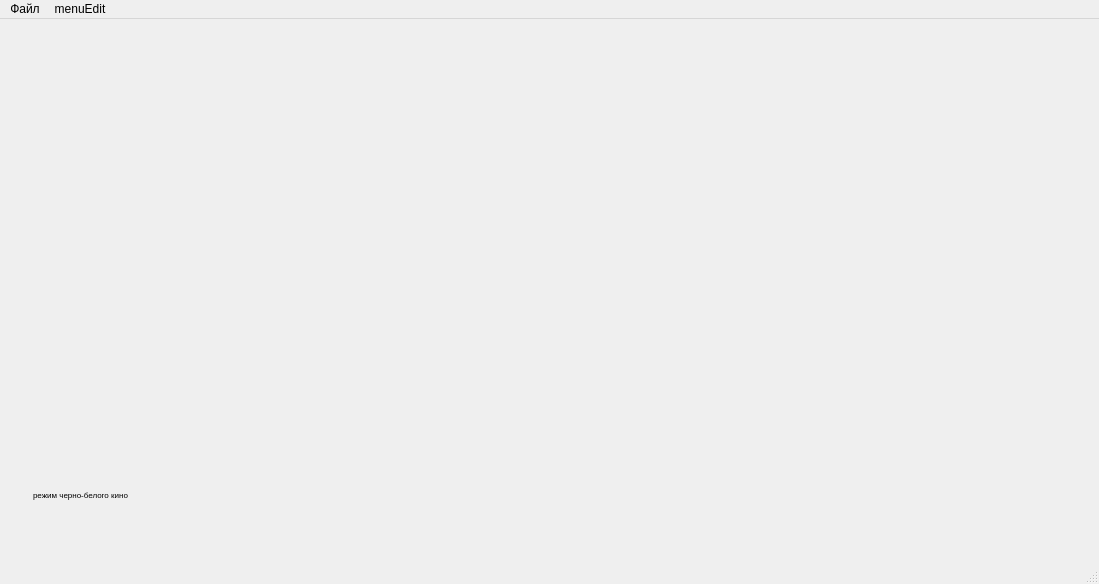
<?xml version="1.0" encoding="UTF-8"?>
<ui version="4.0">
 <class>MainWindow</class>
 <widget class="QMainWindow" name="MainWindow">
  <property name="geometry">
   <rect>
    <x>0</x>
    <y>0</y>
    <width>1099</width>
    <height>584</height>
   </rect>
  </property>
  <property name="windowTitle">
   <string>MainWindow</string>
  </property>
  <widget class="QWidget" name="centralwidget">
   <widget class="QLabel" name="white_phone">
    <property name="geometry">
     <rect>
      <x>10</x>
      <y>10</y>
      <width>141</width>
      <height>481</height>
     </rect>
    </property>
    <property name="text">
     <string/>
    </property>
    <property name="pixmap">
     <pixmap resource="fail.qrc">:/220px-Blank.jpg</pixmap>
    </property>
    <property name="scaledContents">
     <bool>true</bool>
    </property>
   </widget>
   <widget class="QPushButton" name="actionBlack_White_2">
    <property name="enabled">
     <bool>true</bool>
    </property>
    <property name="geometry">
     <rect>
      <x>-20</x>
      <y>460</y>
      <width>201</width>
      <height>31</height>
     </rect>
    </property>
    <property name="font">
     <font>
      <pointsize>6</pointsize>
     </font>
    </property>
    <property name="autoFillBackground">
     <bool>false</bool>
    </property>
    <property name="text">
     <string>режим черно-белого кино</string>
    </property>
    <property name="flat">
     <bool>true</bool>
    </property>
   </widget>
   <widget class="QPushButton" name="actionBrush_Size_2">
    <property name="geometry">
     <rect>
      <x>50</x>
      <y>420</y>
      <width>51</width>
      <height>41</height>
     </rect>
    </property>
    <property name="text">
     <string/>
    </property>
    <property name="flat">
     <bool>true</bool>
    </property>
   </widget>
   <widget class="QLabel" name="label">
    <property name="geometry">
     <rect>
      <x>50</x>
      <y>420</y>
      <width>51</width>
      <height>41</height>
     </rect>
    </property>
    <property name="text">
     <string/>
    </property>
    <property name="pixmap">
     <pixmap resource="fail.qrc">:/103414.png</pixmap>
    </property>
    <property name="scaledContents">
     <bool>true</bool>
    </property>
   </widget>
   <widget class="QPushButton" name="actionColor_2">
    <property name="geometry">
     <rect>
      <x>50</x>
      <y>380</y>
      <width>51</width>
      <height>41</height>
     </rect>
    </property>
    <property name="text">
     <string/>
    </property>
    <property name="flat">
     <bool>true</bool>
    </property>
   </widget>
   <widget class="QPushButton" name="actionFill_2">
    <property name="geometry">
     <rect>
      <x>50</x>
      <y>310</y>
      <width>51</width>
      <height>41</height>
     </rect>
    </property>
    <property name="text">
     <string/>
    </property>
    <property name="flat">
     <bool>true</bool>
    </property>
   </widget>
   <widget class="QPushButton" name="actionHand_Mode_2">
    <property name="geometry">
     <rect>
      <x>50</x>
      <y>260</y>
      <width>51</width>
      <height>41</height>
     </rect>
    </property>
    <property name="text">
     <string/>
    </property>
    <property name="flat">
     <bool>true</bool>
    </property>
   </widget>
   <widget class="QPushButton" name="actionInsert_Image_2">
    <property name="geometry">
     <rect>
      <x>60</x>
      <y>200</y>
      <width>51</width>
      <height>41</height>
     </rect>
    </property>
    <property name="text">
     <string/>
    </property>
    <property name="flat">
     <bool>true</bool>
    </property>
   </widget>
   <widget class="QPushButton" name="actionText_2">
    <property name="geometry">
     <rect>
      <x>50</x>
      <y>150</y>
      <width>51</width>
      <height>41</height>
     </rect>
    </property>
    <property name="text">
     <string/>
    </property>
    <property name="flat">
     <bool>true</bool>
    </property>
   </widget>
   <widget class="QPushButton" name="actionrestart_2">
    <property name="geometry">
     <rect>
      <x>50</x>
      <y>100</y>
      <width>51</width>
      <height>41</height>
     </rect>
    </property>
    <property name="text">
     <string/>
    </property>
    <property name="flat">
     <bool>true</bool>
    </property>
   </widget>
   <widget class="QPushButton" name="actionSave_As_2">
    <property name="geometry">
     <rect>
      <x>50</x>
      <y>40</y>
      <width>51</width>
      <height>41</height>
     </rect>
    </property>
    <property name="text">
     <string/>
    </property>
    <property name="flat">
     <bool>true</bool>
    </property>
   </widget>
   <widget class="QPushButton" name="actionBrush_Size_10">
    <property name="geometry">
     <rect>
      <x>50</x>
      <y>10</y>
      <width>51</width>
      <height>41</height>
     </rect>
    </property>
    <property name="text">
     <string/>
    </property>
    <property name="flat">
     <bool>true</bool>
    </property>
   </widget>
   <widget class="QLabel" name="label_2">
    <property name="geometry">
     <rect>
      <x>50</x>
      <y>370</y>
      <width>51</width>
      <height>51</height>
     </rect>
    </property>
    <property name="text">
     <string/>
    </property>
    <property name="pixmap">
     <pixmap resource="fail.qrc">:/2919740.png</pixmap>
    </property>
    <property name="scaledContents">
     <bool>true</bool>
    </property>
   </widget>
   <widget class="QLabel" name="label_3">
    <property name="geometry">
     <rect>
      <x>50</x>
      <y>310</y>
      <width>51</width>
      <height>41</height>
     </rect>
    </property>
    <property name="text">
     <string/>
    </property>
    <property name="pixmap">
     <pixmap resource="fail.qrc">:/images.png</pixmap>
    </property>
    <property name="scaledContents">
     <bool>true</bool>
    </property>
   </widget>
   <widget class="QLabel" name="label_4">
    <property name="geometry">
     <rect>
      <x>50</x>
      <y>250</y>
      <width>51</width>
      <height>51</height>
     </rect>
    </property>
    <property name="text">
     <string/>
    </property>
    <property name="pixmap">
     <pixmap resource="fail.qrc">:/images (1).png</pixmap>
    </property>
    <property name="scaledContents">
     <bool>true</bool>
    </property>
   </widget>
   <widget class="QLabel" name="label_5">
    <property name="geometry">
     <rect>
      <x>50</x>
      <y>190</y>
      <width>61</width>
      <height>61</height>
     </rect>
    </property>
    <property name="text">
     <string/>
    </property>
    <property name="pixmap">
     <pixmap resource="fail.qrc">:/18307-200.png</pixmap>
    </property>
    <property name="scaledContents">
     <bool>true</bool>
    </property>
   </widget>
   <widget class="QLabel" name="label_6">
    <property name="geometry">
     <rect>
      <x>52</x>
      <y>150</y>
      <width>51</width>
      <height>41</height>
     </rect>
    </property>
    <property name="text">
     <string/>
    </property>
    <property name="pixmap">
     <pixmap resource="fail.qrc">:/3721901.png</pixmap>
    </property>
    <property name="scaledContents">
     <bool>true</bool>
    </property>
   </widget>
   <widget class="QLabel" name="label_7">
    <property name="geometry">
     <rect>
      <x>52</x>
      <y>100</y>
      <width>51</width>
      <height>41</height>
     </rect>
    </property>
    <property name="text">
     <string/>
    </property>
    <property name="pixmap">
     <pixmap resource="fail.qrc">:/restart-icon-2048x2048-a6vur50x.png</pixmap>
    </property>
    <property name="scaledContents">
     <bool>true</bool>
    </property>
   </widget>
   <widget class="QLabel" name="label_8">
    <property name="geometry">
     <rect>
      <x>50</x>
      <y>40</y>
      <width>51</width>
      <height>51</height>
     </rect>
    </property>
    <property name="text">
     <string/>
    </property>
    <property name="pixmap">
     <pixmap resource="fail.qrc">:/images (2).png</pixmap>
    </property>
    <property name="scaledContents">
     <bool>true</bool>
    </property>
   </widget>
   <zorder>white_phone</zorder>
   <zorder>actionBlack_White_2</zorder>
   <zorder>label</zorder>
   <zorder>actionBrush_Size_2</zorder>
   <zorder>actionBrush_Size_10</zorder>
   <zorder>label_2</zorder>
   <zorder>actionColor_2</zorder>
   <zorder>label_3</zorder>
   <zorder>actionFill_2</zorder>
   <zorder>label_4</zorder>
   <zorder>actionHand_Mode_2</zorder>
   <zorder>label_5</zorder>
   <zorder>actionInsert_Image_2</zorder>
   <zorder>label_6</zorder>
   <zorder>actionText_2</zorder>
   <zorder>label_7</zorder>
   <zorder>actionrestart_2</zorder>
   <zorder>label_8</zorder>
   <zorder>actionSave_As_2</zorder>
  </widget>
  <widget class="QMenuBar" name="menubar">
   <property name="geometry">
    <rect>
     <x>0</x>
     <y>0</y>
     <width>1099</width>
     <height>26</height>
    </rect>
   </property>
   <widget class="QMenu" name="menumenuFile">
    <property name="title">
     <string>Файл</string>
    </property>
    <addaction name="actionSave_As"/>
    <addaction name="actionOpen"/>
   </widget>
   <widget class="QMenu" name="menumenuEdit">
    <property name="title">
     <string>menuEdit</string>
    </property>
    <addaction name="actionBlack_White"/>
    <addaction name="actionHand_Mode"/>
    <addaction name="actionInsert_Image"/>
    <addaction name="actionFill"/>
    <addaction name="actionText"/>
    <addaction name="actionBrush_Size"/>
    <addaction name="actionColor"/>
    <addaction name="actionrestart"/>
   </widget>
   <addaction name="menumenuFile"/>
   <addaction name="menumenuEdit"/>
  </widget>
  <widget class="QStatusBar" name="statusbar"/>
  <action name="actionSave_As">
   <property name="text">
    <string>Сохранить</string>
   </property>
  </action>
  <action name="actionOpen">
   <property name="text">
    <string>Открыть </string>
   </property>
  </action>
  <action name="actionColor">
   <property name="text">
    <string>Цвет</string>
   </property>
  </action>
  <action name="actionBrush_Size">
   <property name="text">
    <string>Размер Кисти</string>
   </property>
  </action>
  <action name="actionFill">
   <property name="text">
    <string>Заливка</string>
   </property>
  </action>
  <action name="actionText">
   <property name="text">
    <string>Текст</string>
   </property>
  </action>
  <action name="actionBlack_White">
   <property name="text">
    <string>режим черно-белого кино</string>
   </property>
  </action>
  <action name="actionInsert_Image">
   <property name="text">
    <string>Вставить изображение</string>
   </property>
  </action>
  <action name="actionHand_Mode">
   <property name="text">
    <string>actionHand_Mode</string>
   </property>
  </action>
  <action name="actionrestart">
   <property name="text">
    <string>заново</string>
   </property>
  </action>
 </widget>
 <resources>
  <include location="fail.qrc"/>
 </resources>
 <connections/>
</ui>
